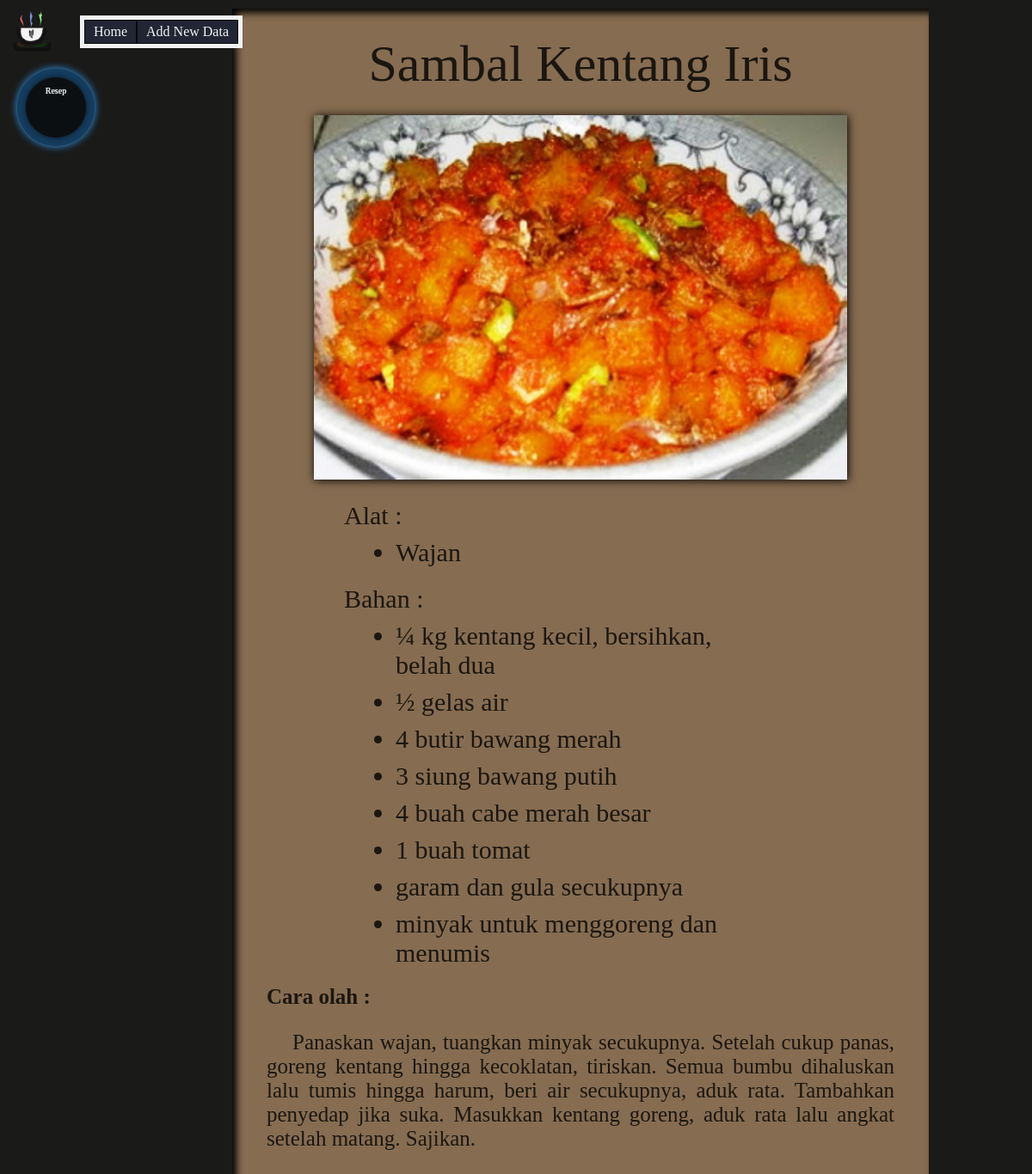
The page /data_list.php?read=true&id=r3 on the database its author committed.
### tables this page shows
CREATE TABLE IF NOT EXISTS `resep` (
  `id` int(11) NOT NULL AUTO_INCREMENT,
  `kode_resep` varchar(4) NOT NULL DEFAULT '',
  `nama_resep` varchar(100) DEFAULT NULL,
  `kode_jenis_resep` varchar(3) DEFAULT NULL,
  `alat_resep` text,
  `bahan_resep` text,
  `cara_olah_resep` text,
  `foto_resep` varchar(100) DEFAULT NULL,
  PRIMARY KEY (`kode_resep`),
  UNIQUE KEY `id` (`id`)
);

### database.php (called while the page is built, shortened)
<?php
class database{
  function getAllData(){
    $result = array();
    $query = mysql_query("select * from resep order by id asc");
    if(mysql_num_rows($query) > 0){
      while($data = mysql_fetch_array($query)){
        $result[] = $data;
      }
      return $result;
    }else{
      return 0;
    }
  }
  function readData($id){
    $query = mysql_query("select * from resep where kode_resep='".$id."'");
    return mysql_fetch_array($query);
  }
}
?>

### data_list.php (the view, shortened to what this page needs)
<?php
include "database.php";
$data = new database();
$result = $data->getAllData();
include "menu.php";
if($result == 0){
  echo "No data yet!";
}else{
?>
<div id="data-list">
<div id="data-list-wrap">
<?php
if(isset($_GET['read']) && isset($_GET['id'])){
  $datadetail = $data->readData($_GET['id']);
?>
  <div id="data-list-read">
    <div id="data-list-read-title">
      <?php echo $datadetail['nama_resep']; ?>
    </div>
    <div id="data-list-read-image">
      <?php
      if($datadetail['foto_resep']){
        echo "<img src='image/".$datadetail['foto_resep']."' id='data-list-read-img'>";
      } else{
        echo "No Image!";
      }
      ?>
    </div>
    <div id="data-list-read-alat">
      Alat : <br>
      <ul>
      <?php
      $alatalat = explode("|",$datadetail['alat_resep']);
      $jumlahalat = count($alatalat);
      for($i = 0;$i < $jumlahalat;$i++){
        echo "<li class='li-alat'>".$alatalat[$i]."</li>";
      }
      ?>
      </ul>
    </div>
    <div id="data-list-read-bahan">
      Bahan : <br>
      <ul>
      <?php
      $bahanbahan = explode("|",$datadetail['bahan_resep']);
      $jumlahbahan = count($bahanbahan);
      for($i = 0;$i < $jumlahbahan;$i++){
        echo "<li class='li-bahan'>".$bahanbahan[$i]."</li>";
      }
      ?>
      </ul>
    </div>
    <div id="data-list-read-cara-olah">
      <b>Cara olah :</b> <br>
      <p><?php echo $datadetail['cara_olah_resep']; ?></p>
    </div>
<?php
}
}
 ?>

### menu.php (style rules this page uses)
ul { margin :0; padding: 0; }

### data_list.php (style rules this page uses)
body,div { margin: 0; padding: 0; }
#data-list { padding-left: 150px; padding-top: 10px; background: #1a1a19; }
#data-list-wrap { margin: 0 auto; width: 770px; min-height: 530px; padding: 20px 20px; background: #866c51; box-shadow: 5px 5px 8px #000 inset; }
#data-list-read { padding: 10px 20px; font-family: Blackadder ITC; color: #1b1610; }
#data-list-read-title { text-align: center; font-size: 60px; }
#data-list-read-image { margin: 25px 20px; text-align: center; }
#data-list-read-img { box-shadow: 1px 1px 10px #000; }
#data-list-read-alat { margin: 20px 90px; font-size: 30px; list-style: circle; }
#data-list-read-alat li { margin: 9px 60px; }
#data-list-read-bahan { margin: 20px 90px; font-size: 30px; list-style: circle; }
#data-list-read-bahan li { margin: 9px 60px; }
#data-list-read-cara-olah { font-size: 25px; }
#data-list-read-cara-olah p { text-align: justify; text-indent: 30px; font-size: 25px; }

### rows shown on the page
resep: nama_resep "Sambal Kentang Iris", foto_resep (picture), alat_resep "Wajan", bahan_resep "¼ kg kentang kecil, bersihkan, belah dua", bahan_resep "½ gelas air", bahan_resep "4 butir bawang merah", bahan_resep "3 siung bawang putih", bahan_resep "4 buah cabe merah besar", bahan_resep "1 buah tomat", bahan_resep "garam dan gula secukupnya", bahan_resep "minyak untuk menggoreng dan menumis", cara_olah_resep "Panaskan wajan, tuangkan minyak secukupnya. Setelah cukup panas, goreng kentang hingga kecoklatan, tiriskan. Semua bumbu dihaluskan lalu tumis hingga harum, beri air secukupnya, aduk rata. Tambahkan penyedap jika suka. Masukkan kentang goreng, aduk rata lalu angkat setelah matang. Sajikan."
